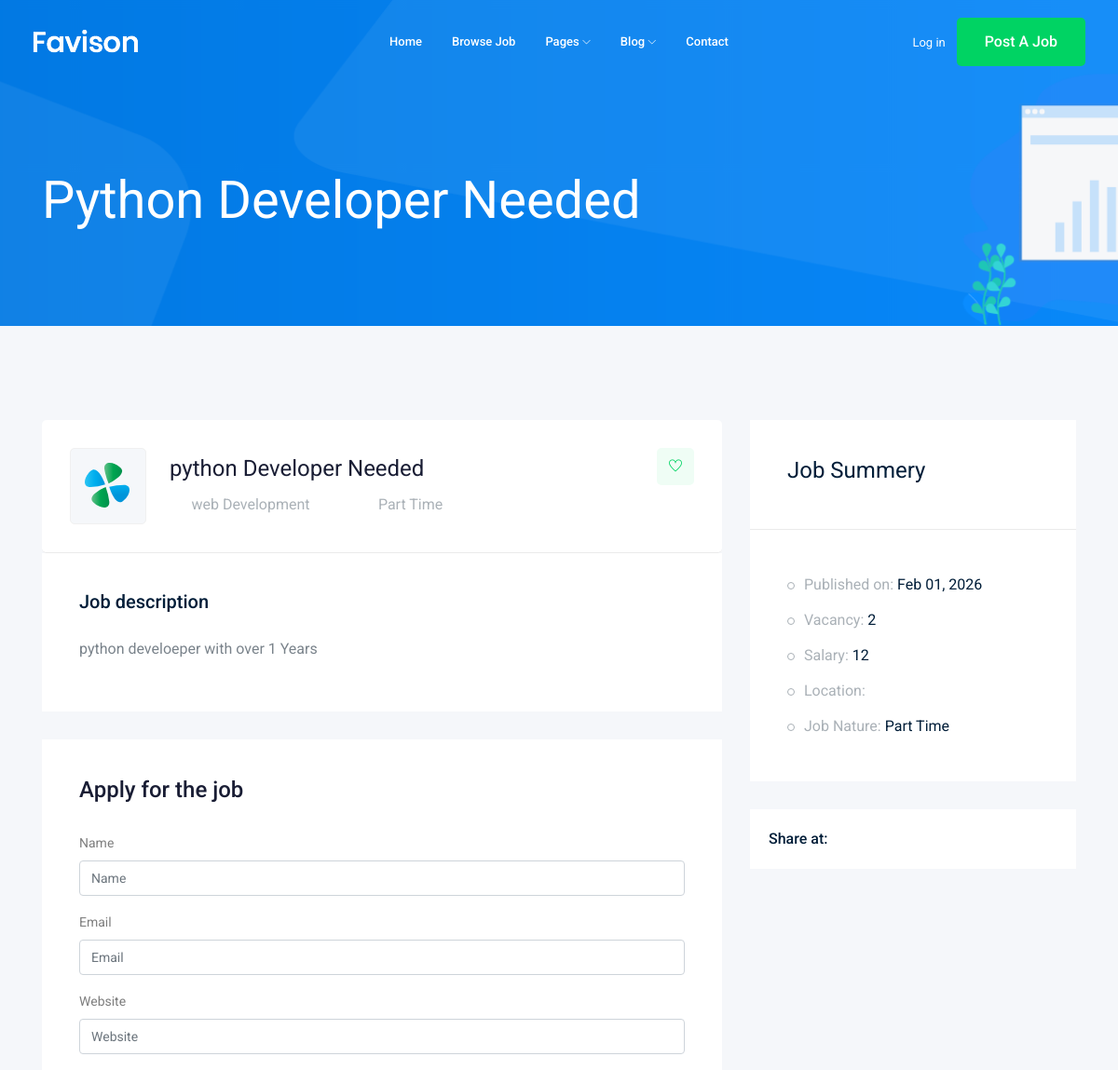
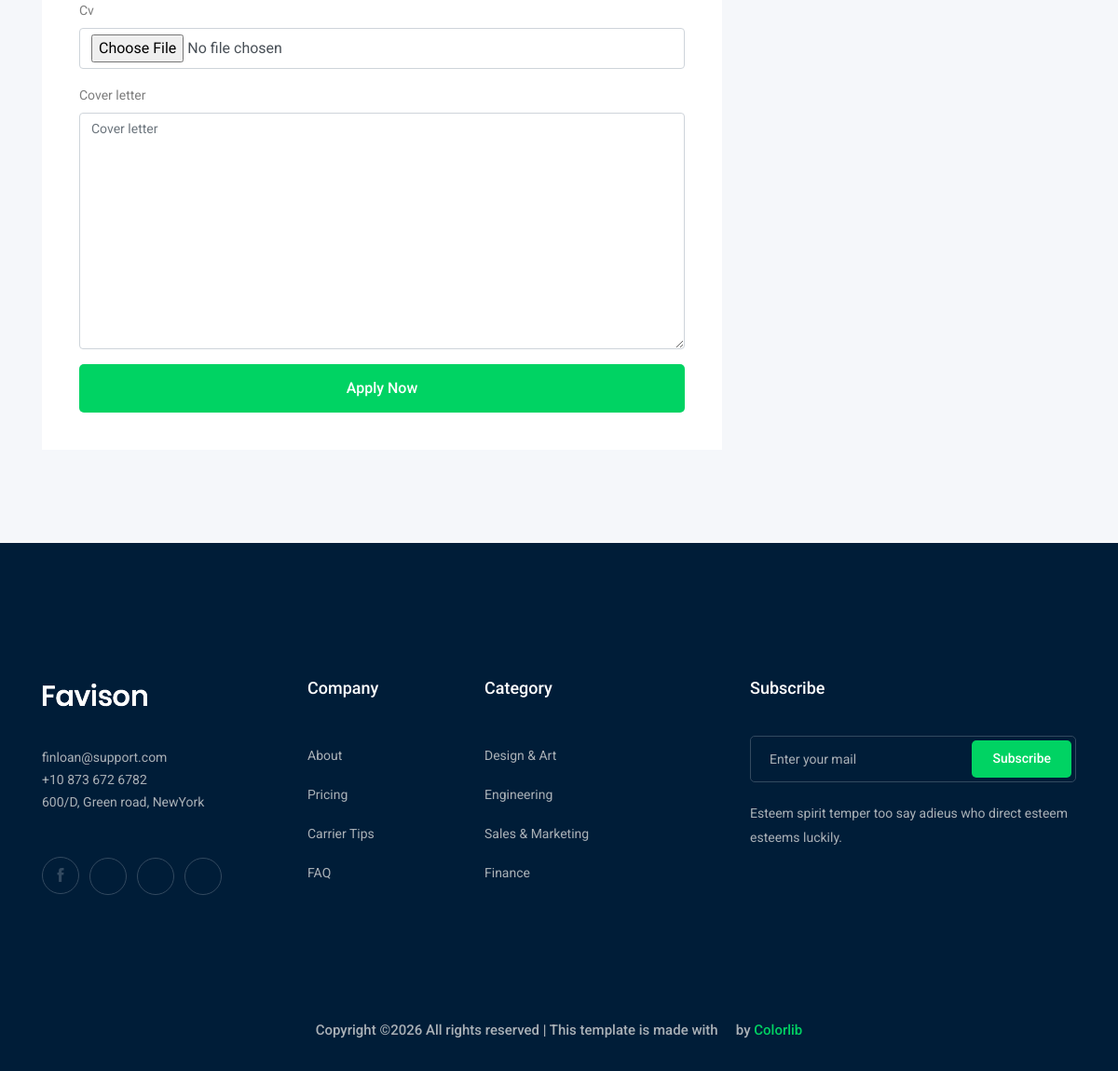
The app's page /jobs/python-developer-needed with its own data (2 pictures, top to bottom).
### job/models.py (models this page shows, shortened)
class Job(models.Model):
  owner = models.ForeignKey(User, related_name='job_owner', on_delete=models.CASCADE)
  title = models.CharField(max_length=100)
  job_type = models.CharField(max_length=15 , choices=JOB_TYPE)
  description = models.TextField(max_length=1000)
  published_at = models.DateTimeField(auto_now=True)
  Vacancy = models.IntegerField(default=1)
  salary = models.IntegerField(default=0)
  experience = models.IntegerField(default=0)
  category = models.ForeignKey('Category', on_delete=models.CASCADE)
  image = models.ImageField(upload_to=image_upload)
  slug = models.SlugField(blank=True, null=True)
  def __str__(self):
      return self.title

class Category(models.Model):
  name = models.CharField(max_length=25)
  def __str__(self):
    return self.name

### job/views.py (the view)
# urls.py: path('<str:slug>', views.job_detail, name='job_detail'),
def job_detail(request,slug):
  job_detail = Job.objects.get(slug=slug)
  if request.method == 'POST':
      form = ApplyForm(request.POST , request.FILES)
      if form.is_valid():
          apply = form.save(commit=False)
          apply.job = job_detail
          apply.save()
      else:
          print(form.errors)
  else:
      form = ApplyForm()
  context = {'job': job_detail, 'form': form}
  return render(request, 'job/job_detail.html', context)

### job/form.py
class ApplyForm(forms.ModelForm):
    class Meta:
        model = Apply
        fields = ('name', 'email', 'website', 'cv', 'cover_letter')

### job/templates/job/job_detail.html (shortened to what this page needs)
{% extends 'base.html' %}
{% load bootstrap4 %}
{% block body %}
    <div class="bradcam_area bradcam_bg_1">
        <div class="container">
            <div class="row">
                <div class="col-xl-12">
                    <div class="bradcam_text">
                        <h3>{{ job }}</h3>
                    </div>
                </div>
            </div>
        </div>
    </div>
    <div class="job_details_area">
        <div class="container">
            <div class="row">
                <div class="col-lg-8">
                    <div class="job_details_header">
                        <div class="single_jobs white-bg d-flex justify-content-between">
                            <div class="jobs_left d-flex align-items-center">
                                <div class="thumb">
                                    <img src="img/svg_icon/1.svg" alt="">
                                </div>
                                <div class="jobs_conetent">
                                    <a href="#"><h4>{{ job.title }}</h4></a>
                                    <div class="links_locat d-flex align-items-center">
                                        <div class="location">
                                            <p> <i class="fa fa-map-marker"></i> {{ job.category }}</p>
                                        </div>
                                        <div class="location">
                                            <p> <i class="fa fa-clock-o"></i> {{ job.job_type }}</p>
                                        </div>
                                    </div>
                                </div>
                            </div>
                            <div class="jobs_right">
                                <div class="apply_now">
                                    <a class="heart_mark" href="#"> <i class="ti-heart"></i> </a>
                                </div>
                            </div>
                        </div>
                    </div>
                    <div class="descript_wrap white-bg">
                        <div class="single_wrap">
                            <h4>Job description</h4>
                            <p>{{ job.description }} </p>
                        </div>
                    </div>
                    <div class="apply_job_form white-bg">
                        <h4>Apply for the job</h4>
                        <form action="#" method="POST" enctype="multipart/form-data">
                            {% bootstrap_form form %}
                            {% buttons %}
                                <button class="boxed-btn3 w-100" type="submit">Apply Now</button>
                            {% endbuttons %}
                        </form>
                    </div>
                </div>
                <div class="col-lg-4">
                    <div class="job_sumary">
                        <div class="summery_header">
                            <h3>Job Summery</h3>
                        </div>
                        <div class="job_content">
                            <ul>
                                <li>Published on: <span>{{ job.published_at|date:"M d, Y" }}</span></li>
                                <li>Vacancy: <span>{{ job.Vacancy }}</span></li>
                                <li>Salary: <span>{{ job.salary }}</span></li>
                                <li>Location: </li>
                                <li>Job Nature: <span> {{ job.job_type }}</span></li>
                            </ul>
                        </div>
                    </div>
                    <div class="share_wrap d-flex">
                        <span>Share at:</span>
                        <ul>
                            <li><a href="#"> <i class="fa fa-facebook"></i></a> </li>
                            <li><a href="#"> <i class="fa fa-google-plus"></i></a> </li>
                            <li><a href="#"> <i class="fa fa-twitter"></i></a> </li>
                            <li><a href="#"> <i class="fa fa-envelope"></i></a> </li>
                        </ul>
                    </div>
                    <div class="job_location_wrap">
                        <div class="job_lok_inner">
                            <div id="map" style="height: 200px;"></div>
                          </div>
                    </div>
                </div>
            </div>
        </div>
    </div>
{% endblock body %}

### records on screen
Job: title "Python Developer Needed", title "python Developer Needed", category "web Development", job_type "Part Time", description "python develoeper with over 1 Years", published_at "Feb 01, 2026", Vacancy "2", salary "12"
